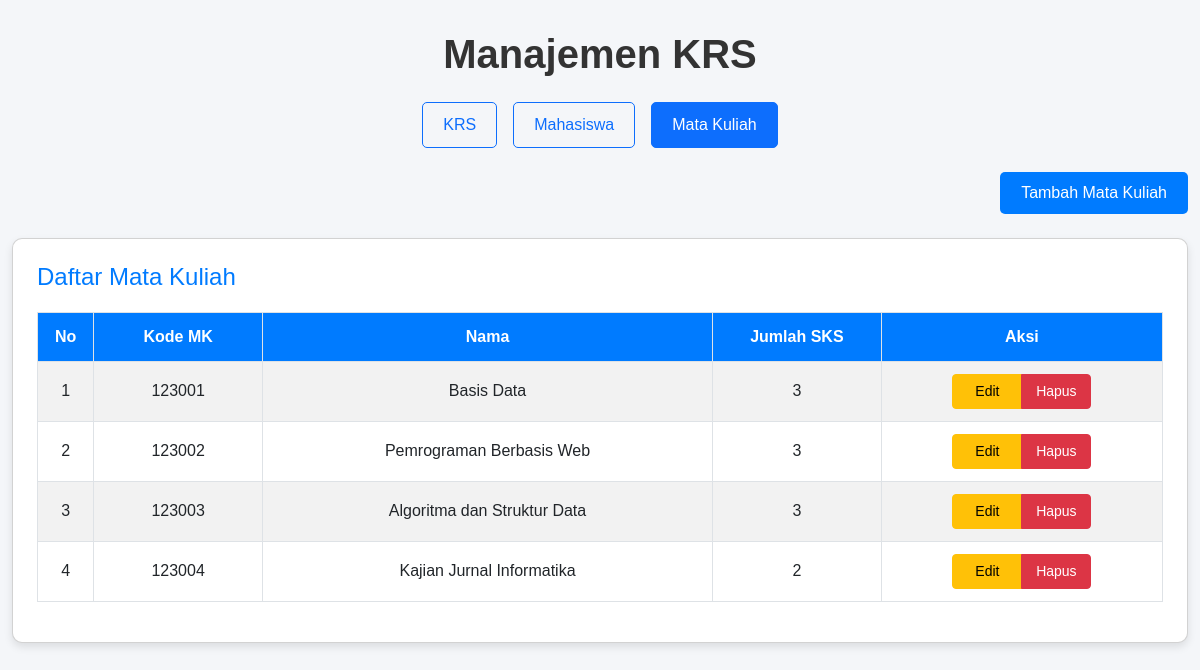
Screenshot of /index.php?page=matakuliah with the database file from the repository.
### tables this page shows
CREATE TABLE `matakuliah` (
  `kodemk` char(6) NOT NULL,
  `nama` varchar(50) DEFAULT NULL,
  `jumlah_sks` int DEFAULT NULL
);

### Matakuliah.php (called while the page is built, shortened)
<?php
class Matakuliah {
    private $conn;
    public function __construct($conn) {
        $this->conn = $conn;
    }
    public function ambilSemuaMatakuliah() {
        $sql = "SELECT * FROM matakuliah";
        return mysqli_query($this->conn, $sql);
    }
}
?>

### index.php (the view, shortened to what this page needs)
<?php
include 'Mahasiswa.php';
include 'Matakuliah.php';
include 'Krs.php';
$matakuliah = new Matakuliah($conn);
$krs = new Krs($conn);
$page = isset($_GET['page']) ? $_GET['page'] : 'krs';
$action = isset($_GET['action']) ? $_GET['action'] : '';
?>
<!DOCTYPE html>
<html lang="id">
<head>
    <link href="https://cdn.jsdelivr.net/npm/bootstrap@5.3.0/dist/css/bootstrap.min.css" rel="stylesheet">
    <link rel="stylesheet" href="style.css">
</head>
<body>
    <div class="container">
        <h1 class="text-center mb-4">Manajemen KRS</h1>
        <div class="d-flex justify-content-center mb-4">
            <a href="index.php?page=krs" class="btn btn-nav <?php echo ($page == 'krs') ? 'btn-primary' : 'btn-outline-primary'; ?> mx-2">KRS</a>
            <a href="index.php?page=mahasiswa" class="btn btn-nav <?php echo ($page == 'mahasiswa') ? 'btn-primary' : 'btn-outline-primary'; ?> mx-2">Mahasiswa</a>
            <a href="index.php?page=matakuliah" class="btn btn-nav <?php echo ($page == 'matakuliah') ? 'btn-primary' : 'btn-outline-primary'; ?> mx-2">Mata Kuliah</a>
        </div>
        <?php
        if ($page == 'krs') {
            if ($action == 'insert' || $action == 'update') {
                $mahasiswa_result = $krs->ambilMahasiswa();
                $matakuliah_result = $krs->ambilMatakuliah();
                $edit_data = null;
                if ($action == 'update' && isset($_GET['id'])) {
                    $edit_data = $krs->ambilKrsById($_GET['id']);
                }
        ?>
                <div class="card p-4 mb-4">
                    <h3 class="card-title"><?php echo ($action == 'insert') ? 'Tambah KRS' : 'Edit KRS'; ?></h3>
                    <form method="POST" action="index.php?page=krs&action=<?php echo $action; ?>">
                        <?php if ($action == 'update') { ?>
                            <input type="hidden" name="id" value="<?php echo $edit_data['id']; ?>">
                        <?php } ?>
                        <div class="mb-3">
                            <label for="mahasiswa_npm" class="form-label">Mahasiswa</label>
                            <select name="mahasiswa_npm" class="form-select" required>
                                <option value="">Pilih Mahasiswa</option>
                                <?php while ($row = mysqli_fetch_assoc($mahasiswa_result)) { ?>
                                    <option value="<?php echo $row['npm']; ?>"
                                        <?php echo ($action == 'update' && $edit_data['mahasiswa_npm'] == $row['npm']) ? 'selected' : ''; ?>>
                                        <?php echo $row['nama'] . " (" . $row['npm'] . ")"; ?>
                                    </option>
                                <?php } ?>
                            </select>
                        </div>
                        <div class="mb-3">
                            <label for="matakuliah_kodemk" class="form-label">Mata Kuliah</label>
                            <select name="matakuliah_kodemk" class="form-select" required>
                                <option value="">Pilih Mata Kuliah</option>
                                <?php while ($row = mysqli_fetch_assoc($matakuliah_result)) { ?>
                                    <option value="<?php echo $row['kodemk']; ?>"
                                        <?php echo ($action == 'update' && $edit_data['matakuliah_kodemk'] == $row['kodemk']) ? 'selected' : ''; ?>>
                                        <?php echo $row['nama'] . " (" . $row['kodemk'] . ")"; ?>
                                    </option>
                                <?php } ?>
                            </select>
                        </div>
                        <button type="submit" class="btn btn-custom"><?php echo ($action == 'insert') ? 'Tambah' : 'Perbarui'; ?></button>
                        <a href="index.php?page=krs" class="btn btn-secondary">Kembali</a>
                    </form>
                </div>
        <?php
            } else {
                $krs_result = $krs->ambilSemuaKrs();
        ?>
                <div class="mb-4 text-end">
                    <a href="index.php?page=krs&action=insert" class="btn btn-custom">Tambah KRS</a>
                </div>
                <div class="card p-4 mb-4">
                    <h3 class="card-title">Daftar KRS</h3>
                    <table class="table table-striped table-bordered">
                        <thead>
                            <tr>
                                <th class="text-center" style="width: 5%;">No</th>
                                <th class="text-center" style="width: 20%;">Nama Lengkap</th>
                                <th class="text-center" style="width: 20%;">Mata Kuliah</th>
                                <th class="text-center" style="width: 40%;">Keterangan</th>
                                <th class="text-center" style="width: 15%;">Aksi</th>
                            </tr>
                        </thead>
                        <tbody>
                            <?php
                            $no = 1;
                            while ($row = mysqli_fetch_assoc($krs_result)) {
                                $keterangan = $row['nama_mahasiswa'] . " Mengambil Mata Kuliah " . $row['nama_matakuliah'] . " dengan " . $row['jumlah_sks'] . " SKS";
                            ?>
                                <tr>
                                    <td class="text-center"><?php echo $no++; ?></td>
                                    <td class="text-center"><?php echo $row['nama_mahasiswa']; ?></td>
                                    <td class="text-center"><?php echo $row['nama_matakuliah']; ?></td>
                                    <td class="text-center"><?php echo $keterangan; ?></td>
                                    <td class="text-center">
                                        <div class="btn-group" role="group">
                                            <a href="index.php?page=krs&action=update&id=<?php echo $row['id']; ?>" class="btn btn-warning btn-sm">Edit</a>
                                            <a href="index.php?page=krs&action=delete&id=<?php echo $row['id']; ?>" class="btn btn-danger btn-sm" onclick="return confirm('Yakin ingin menghapus?')">Hapus</a>
                                        </div>
                                    </td>
                                </tr>
                            <?php } ?>
                        </tbody>
                    </table>
                </div>
        <?php
            }
        }
        elseif ($page == 'matakuliah') {
            if ($action == 'insert' || $action == 'update') {
                $edit_data = null;
                if ($action == 'update' && isset($_GET['kodemk'])) {
                    $edit_data = $matakuliah->ambilMatakuliahByKode($_GET['kodemk']);
                }
        ?>
                <div class="card p-4 mb-4">
                    <h3 class="card-title"><?php echo ($action == 'insert') ? 'Tambah Mata Kuliah' : 'Edit Mata Kuliah'; ?></h3>
                    <form method="POST" action="index.php?page=matakuliah&action=<?php echo $action; ?>">
                        <div class="mb-3">
                            <label for="kodemk" class="form-label">Kode MK</label>
                            <input type="text" name="kodemk" class="form-control" value="<?php echo ($action == 'update') ? $edit_data['kodemk'] : ''; ?>" <?php echo ($action == 'update') ? 'readonly' : 'required'; ?> maxlength="6">
                        </div>
                        <div class="mb-3">
                            <label for="nama" class="form-label">Nama</label>
                            <input type="text" name="nama" class="form-control" value="<?php echo ($action == 'update') ? $edit_data['nama'] : ''; ?>" required>
                        </div>
                        <div class="mb-3">
                            <label for="jumlah_sks" class="form-label">Jumlah SKS</label>
                            <input type="number" name="jumlah_sks" class="form-control" value="<?php echo ($action == 'update') ? $edit_data['jumlah_sks'] : ''; ?>" required min="1" max="10">
                        </div>
                        <button type="submit" class="btn btn-custom"><?php echo ($action == 'insert') ? 'Tambah' : 'Perbarui'; ?></button>
                        <a href="index.php?page=matakuliah" class="btn btn-secondary">Kembali</a>
                    </form>
                </div>
        <?php
            } else {
                $matakuliah_result = $matakuliah->ambilSemuaMatakuliah();
        ?>
                <div class="mb-4 text-end">
                    <a href="index.php?page=matakuliah&action=insert" class="btn btn-custom">Tambah Mata Kuliah</a>
                </div>
                <div class="card p-4 mb-4">
                    <h3 class="card-title">Daftar Mata Kuliah</h3>
                    <table class="table table-striped table-bordered">
                        <thead>
                            <tr>
                                <th class="text-center" style="width: 5%;">No</th>
                                <th class="text-center" style="width: 15%;">Kode MK</th>
                                <th class="text-center" style="width: 40%;">Nama</th>
                                <th class="text-center" style="width: 15%;">Jumlah SKS</th>
                                <th class="text-center" style="width: 25%;">Aksi</th>
                            </tr>
                        </thead>
                        <tbody>
                            <?php
                            $no = 1;
                            while ($row = mysqli_fetch_assoc($matakuliah_result)) { ?>
                                <tr>
                                    <td class="text-center"><?php echo $no++; ?></td>
                                    <td class="text-center"><?php echo $row['kodemk']; ?></td>
                                    <td class="text-center"><?php echo $row['nama']; ?></td>
                                    <td class="text-center"><?php echo $row['jumlah_sks']; ?></td>
                                    <td class="text-center">
                                        <div class="btn-group" role="group">
                                            <a href="index.php?page=matakuliah&action=update&kodemk=<?php echo $row['kodemk']; ?>" class="btn btn-warning btn-sm">Edit</a>
                                            <a href="index.php?page=matakuliah&action=delete&kodemk=<?php echo $row['kodemk']; ?>" class="btn btn-danger btn-sm" onclick="return confirm('Yakin ingin menghapus?')">Hapus</a>
                                        </div>
                                    </td>
                                </tr>
                            <?php } ?>
                        </tbody>
                    </table>
                </div>
        <?php
            }
        }
        ?>
    </div>
</body>
</html>

### style.css (style rules this page uses)
body { background-color: #f4f6f9; font-family: 'Arial', sans-serif; }
.container { margin-top: 30px; max-width: 1200px; }
h1 { color: #333; font-weight: bold; }
.card { border-radius: 10px; box-shadow: 0 4px 8px rgba(0, 0, 0, 0.1); background-color: #fff; }
.card-title { color: #007bff; font-size: 1.5rem; margin-bottom: 20px; }
.btn-custom { background-color: #007bff; color: white; border-radius: 5px; padding: 8px 20px; transition: background-color 0.3s ease; }
.btn-nav { padding: 10px 20px; font-size: 1rem; border-radius: 5px; transition: all 0.3s ease; }
.table th, .table td { vertical-align: middle; padding: 12px; word-wrap: break-word; }
.table th { background-color: #007bff; color: white; }
.table-striped tbody tr:nth-of-type(odd) { background-color: #f8f9fa; }
.btn-sm { padding: 6px 12px; font-size: 0.875rem; width: 70px; }

### rows the page displays
matakuliah: kodemk "123001", nama "Basis Data", jumlah_sks "3"
matakuliah: kodemk "123002", nama "Pemrograman Berbasis Web", jumlah_sks "3"
matakuliah: kodemk "123003", nama "Algoritma dan Struktur Data", jumlah_sks "3"
matakuliah: kodemk "123004", nama "Kajian Jurnal Informatika", jumlah_sks "2"
